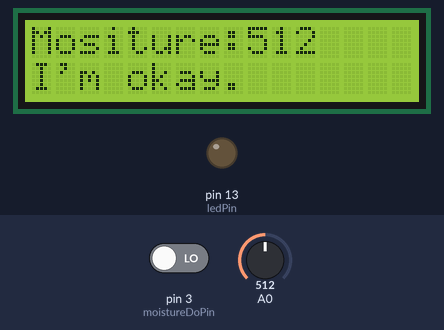
A sketch run on a simulated Arduino Uno, built with avr-gcc and run on an emulated ATmega328P. Parts: 16×2 character LCD, output pins drawn as LEDs (lit = HIGH). The inputs (shaded band) are chosen by the test bench; at power-on: pin 3 (moistureDoPin) LOW, A0 = 512. What the sketch prints to the serial monitor is not drawn.

Above: at 1.2 s.
1.3 s: pin 3 (moistureDoPin) driven HIGH
At 3.1 s:
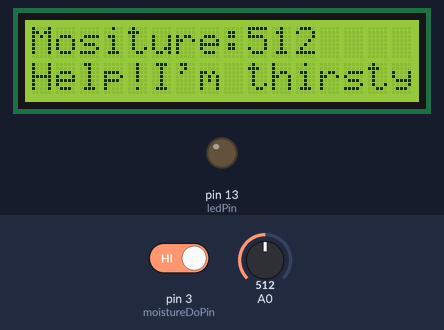
3.6 s: A0 set to 144
At 5.0 s:
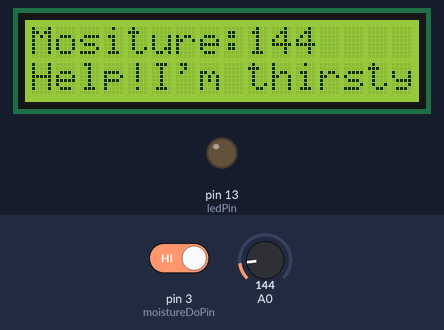
5.7 s: A0 set to 127
At 6.9 s:
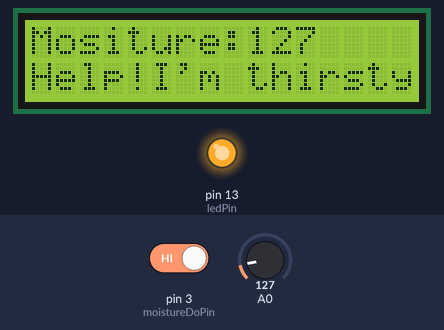
7.8 s: pin 3 (moistureDoPin) driven LOW
At 8.9 s:
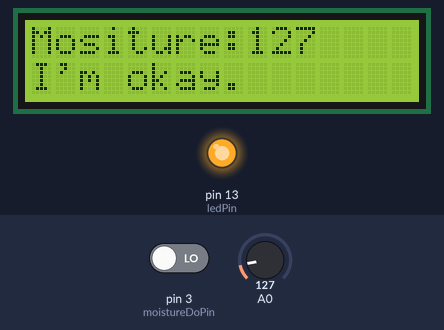
9.9 s: A0 set to 122
At 10.9 s:
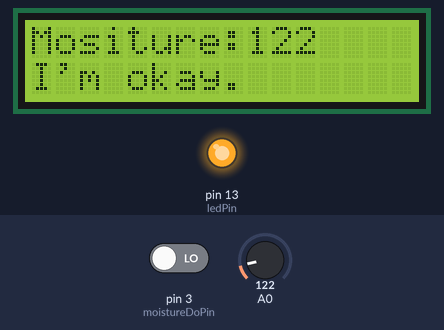
Timing chart, 0 to 12.9 s (numbered marks = the images above; inputs shaded):
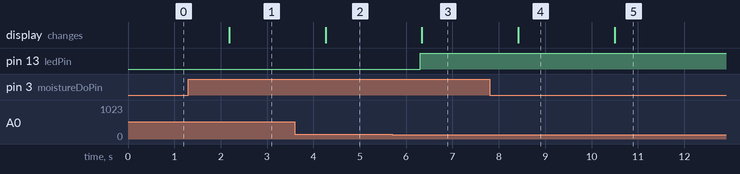

The sketch:

Arduino_MositureSensor_LCD.ino
```cpp
#include <math.h>
#include <Wire.h>
#include <LiquidCrystal_I2C.h>
const int ledPin=13,moistureDoPin=3;                 //Connect the LED  to Pin13 Digital 13
const int thresholdvalue=35;         //The threshold for which the LED or Relay should turn on.
float Rsensor; //Resistance of sensor in K
// LCM1602 I2C LCD
LiquidCrystal_I2C lcd(0x27, 16, 2); // Set the LCD I2C address

void setup() {
  Serial.begin(9600);                //Start the Serial connection
  pinMode(ledPin,OUTPUT);            //Set the LED on Digital 13 as an OUTPUT
  pinMode(moistureDoPin,INPUT);            //Set the LED on Digital 13 as an OUTPUT
  lcd.begin();               // initialize the lcd
  lcd.backlight();
}

void loop() {
  int sensorValue = analogRead(A0);
  int Humi =  map(sensorValue, 0, 385, 0, 1000);

  Rsensor= (Humi/10.0);

  if(Rsensor<thresholdvalue)
  {
    digitalWrite(ledPin,HIGH);
  }
  else
  {
  digitalWrite(ledPin,LOW);
  }
  Serial.print("The analog read data is :");
  Serial.println(sensorValue);
  Serial.print("The Mositure Huminity  is : ");
  Serial.print(Rsensor);//show the  Mositure Huminity  on the serial monitor;
  Serial.println(" %");

  //lcd.clear();
  lcd.setCursor ( 0, 0 );        // go to home
  lcd.print("Mositure:");
  lcd.print(sensorValue);
  lcd.print("         ");
  lcd.setCursor ( 0, 1 );        // go to home
  lcd.print(digitalRead(moistureDoPin)?"Help!I'm thirsty":"I'm okay.         ");
  delay(1000);
}
```

Measured:
- the behaviour switches between 135 and 134 on A0 (found by bisection; images 2 and 3)
- after the input at 1.3 s, the display: changes after 0.89 s (image 1)
- after the input at 3.6 s, the display: changes after 0.66 s (image 2)
- after the input at 5.7 s, pin 13 (ledPin): LOW → HIGH after 0.60 s; the display: changes after 0.64 s (image 3)
- after the input at 7.8 s, the display: changes after 0.62 s (image 4)
- after the input at 9.9 s, the display: changes after 0.60 s (image 5)
